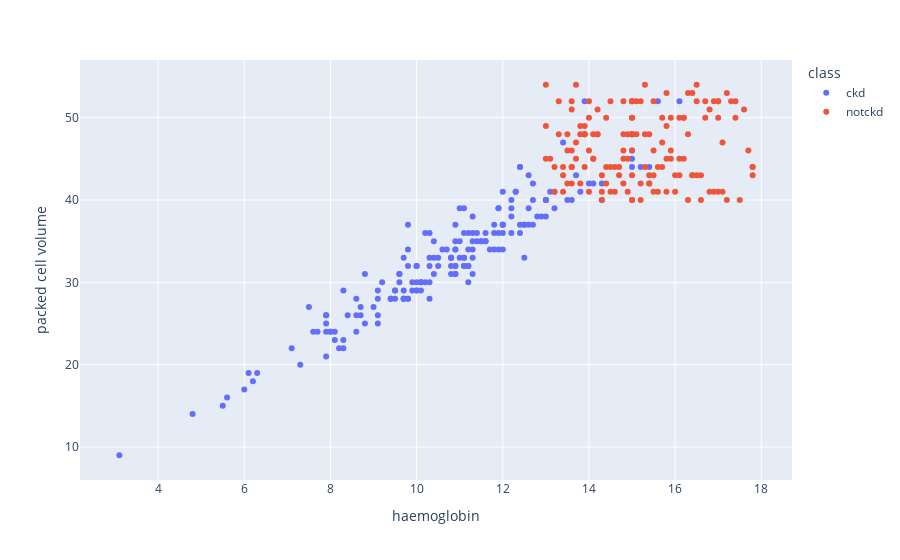

Notebook code cell kept with this figure:
### Code cell
scatters('haemoglobin','packed cell volume')

### Figure 1 — Plotly figure (JSON) as saved in the notebook; plotly's stock layout.template omitted (floating-point values rounded to 4 significant figures; data arrays with more than 128 entries replaced by an {"elided": "..."} marker saying what was removed)
{"data": [{"hovertemplate": "class=ckd<br>haemoglobin=%{x}<br>packed cell volume=%{y}<extra></extra>", "legendgroup": "ckd", "marker": {"color": "#636efa", "symbol": "circle"}, "mode": "markers", "name": "ckd", "orientation": "v", "showlegend": true, "type": "scatter", "x": {"elided": "250 float values"}, "xaxis": "x", "y": {"elided": "250 int values"}, "yaxis": "y"}, {"hovertemplate": "class=notckd<br>haemoglobin=%{x}<br>packed cell volume=%{y}<extra></extra>", "legendgroup": "notckd", "marker": {"color": "#EF553B", "symbol": "circle"}, "mode": "markers", "name": "notckd", "orientation": "v", "showlegend": true, "type": "scatter", "x": {"elided": "150 float values"}, "xaxis": "x", "y": {"elided": "150 int values"}, "yaxis": "y"}], "layout": {"legend": {"title": {"text": "class"}, "tracegroupgap": 0}, "margin": {"t": 60}, "xaxis": {"anchor": "y", "domain": [0, 1], "title": {"text": "haemoglobin"}}, "yaxis": {"anchor": "x", "domain": [0, 1], "title": {"text": "packed cell volume"}}}}
